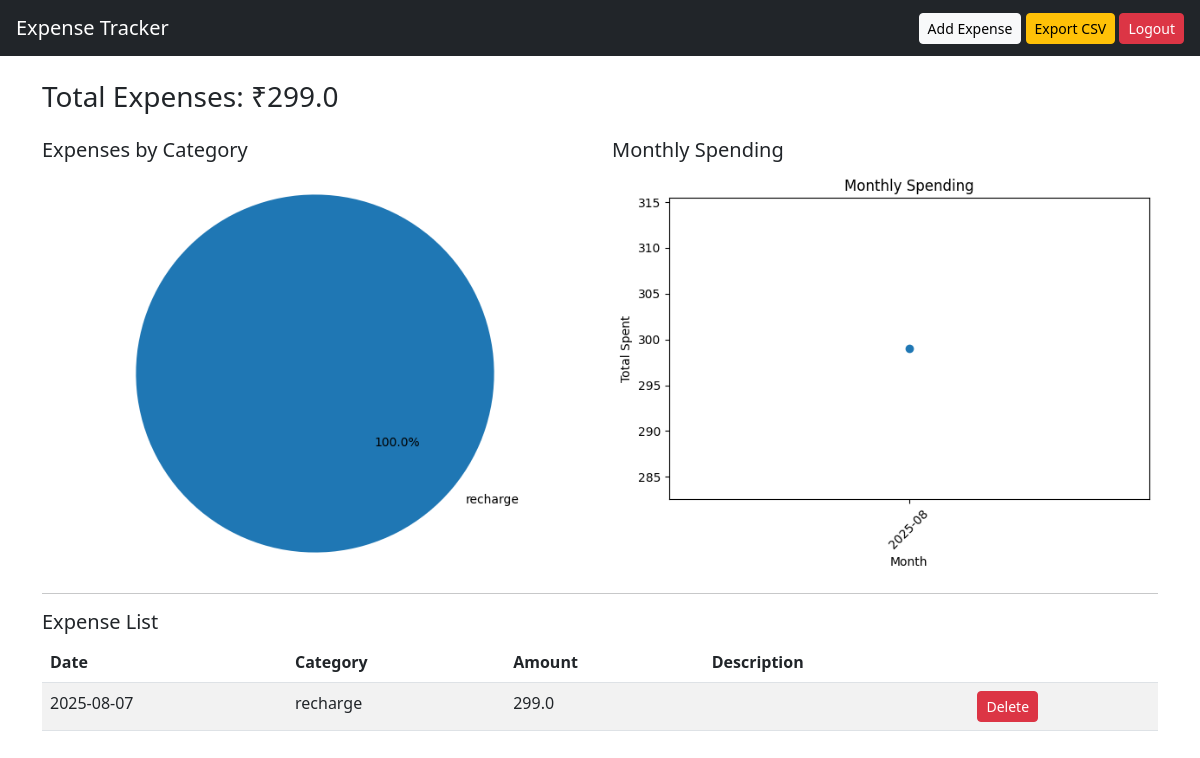
/ (signed in), run on the app's committed database.
### tables this page shows
CREATE TABLE expenses (
        id INTEGER PRIMARY KEY AUTOINCREMENT,
        date TEXT NOT NULL,
        category TEXT NOT NULL,
        amount REAL NOT NULL,
        description TEXT
    , user_id INTEGER);

### app.py (the view)
@app.route('/')
@login_required
def index():
    conn = get_db_connection()
    rows = conn.execute('SELECT * FROM expenses WHERE user_id = ? ORDER BY date DESC', (current_user.id,)).fetchall()
    conn.close()
    df = pd.DataFrame(rows, columns=rows[0].keys()) if rows else pd.DataFrame(columns=['id','date','category','amount','description','user_id'])
    total = df['amount'].sum() if not df.empty else 0.0
    by_category = df.groupby('category')['amount'].sum() if not df.empty else pd.Series(dtype=float)
    pie_img = None
    if not by_category.empty:
        fig1, ax1 = plt.subplots()
        ax1.pie(by_category.values, labels=by_category.index, autopct='%1.1f%%', startangle=140)
        ax1.axis('equal')
        pie_img = plot_to_base64(fig1)
    line_img = None
    if not df.empty:
        df['date_dt'] = pd.to_datetime(df['date'])
        df['month'] = df['date_dt'].dt.to_period('M').astype(str)
        monthly = df.groupby('month')['amount'].sum().sort_index()
        fig2, ax2 = plt.subplots()
        ax2.plot(monthly.index, monthly.values, marker='o')
        ax2.set_xlabel('Month')
        ax2.set_ylabel('Total Spent')
        ax2.set_title('Monthly Spending')
        for label in ax2.get_xticklabels():
            label.set_rotation(45)
        line_img = plot_to_base64(fig2)
    return render_template('index.html',
                           expenses=rows,
                           total=total,
                           pie_img=pie_img,
                           line_img=line_img)

### app.py (called while the page is built)
def get_db_connection():
    conn = sqlite3.connect(DB_PATH)
    conn.row_factory = sqlite3.Row
    return conn

@login_manager.user_loader
def load_user(user_id):
    conn = get_db_connection()
    user_row = conn.execute("SELECT * FROM users WHERE id=?", (user_id,)).fetchone()
    conn.close()
    if user_row:
        return User(user_row['id'], user_row['email'], user_row['password_hash'])
    return None

def plot_to_base64(fig):
    buf = BytesIO()
    fig.tight_layout()
    fig.savefig(buf, format="png", bbox_inches='tight')
    buf.seek(0)
    img_base64 = base64.b64encode(buf.read()).decode('utf-8')
    plt.close(fig)
    return img_base64

### templates/index.html (shortened to what this page needs)
<!DOCTYPE html>
<html>
<head>
    <link rel="stylesheet" href="https://cdn.jsdelivr.net/npm/bootstrap@5.3.0/dist/css/bootstrap.min.css">
</head>
<body>
<nav class="navbar navbar-dark bg-dark px-3">
    <a class="navbar-brand" href="#">Expense Tracker</a>
    <div>
        <a href="{{ url_for('add') }}" class="btn btn-sm btn-light">Add Expense</a>
        <a href="{{ url_for('export_csv') }}" class="btn btn-sm btn-warning">Export CSV</a>
        <a href="{{ url_for('logout') }}" class="btn btn-sm btn-danger">Logout</a>
    </div>
</nav>
<div class="container mt-4">
    <h3>Total Expenses: ₹{{ total }}</h3>
    <div class="row mt-4">
        {% if pie_img %}
        <div class="col-md-6">
            <h5>Expenses by Category</h5>
            <img class="img-fluid">
        </div>
        {% endif %}
        {% if line_img %}
        <div class="col-md-6">
            <h5>Monthly Spending</h5>
            <img class="img-fluid">
        </div>
        {% endif %}
    </div>
    <hr>
    <h5>Expense List</h5>
    <table class="table table-striped">
        <thead>
            <tr>
                <th>Date</th>
                <th>Category</th>
                <th>Amount</th>
                <th>Description</th>
                <th></th>
            </tr>
        </thead>
        <tbody>
            {% for exp in expenses %}
            <tr>
                <td>{{ exp['date'] }}</td>
                <td>{{ exp['category'] }}</td>
                <td>{{ exp['amount'] }}</td>
                <td>{{ exp['description'] }}</td>
                <td>
                    <form method="POST" action="{{ url_for('delete', expense_id=exp['id']) }}">
                        <button class="btn btn-danger btn-sm">Delete</button>
                    </form>
                </td>
            </tr>
            {% endfor %}
        </tbody>
    </table>
</div>
</body>
</html>

### data on the page
expenses: date "2025-08-07", category "recharge", amount "299.0"

### other printed values
{{ total }} "299.0"
